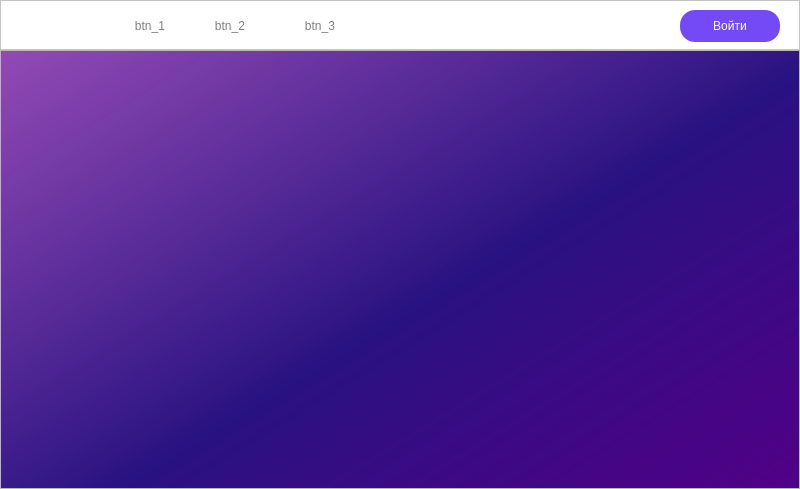
<?xml version="1.0" encoding="UTF-8"?>
<ui version="4.0">
 <class>GuestMainWindow</class>
 <widget class="QMainWindow" name="GuestMainWindow">
  <property name="enabled">
   <bool>true</bool>
  </property>
  <property name="geometry">
   <rect>
    <x>0</x>
    <y>0</y>
    <width>800</width>
    <height>489</height>
   </rect>
  </property>
  <property name="minimumSize">
   <size>
    <width>800</width>
    <height>480</height>
   </size>
  </property>
  <property name="windowTitle">
   <string>YourVoice</string>
  </property>
  <property name="styleSheet">
   <string notr="true">background-color: qlineargradient(spread:pad, x1:1, y1:1, x2:0, y2:0, stop:0 rgba(81, 0, 135, 255), stop:0.427447 rgba(41, 18, 129, 235), stop:1 rgba(155, 79, 185, 255));</string>
  </property>
  <property name="dockOptions">
   <set>QMainWindow::AllowTabbedDocks|QMainWindow::AnimatedDocks</set>
  </property>
  <widget class="QWidget" name="centralwidget">
   <layout class="QVBoxLayout" name="verticalLayout">
    <property name="spacing">
     <number>0</number>
    </property>
    <property name="leftMargin">
     <number>0</number>
    </property>
    <property name="topMargin">
     <number>0</number>
    </property>
    <property name="rightMargin">
     <number>0</number>
    </property>
    <property name="bottomMargin">
     <number>0</number>
    </property>
    <item>
     <widget class="QFrame" name="frame">
      <property name="minimumSize">
       <size>
        <width>0</width>
        <height>50</height>
       </size>
      </property>
      <property name="maximumSize">
       <size>
        <width>16777215</width>
        <height>50</height>
       </size>
      </property>
      <property name="styleSheet">
       <string notr="true">background-color: rgb(255, 255, 255);</string>
      </property>
      <property name="frameShape">
       <enum>QFrame::StyledPanel</enum>
      </property>
      <property name="frameShadow">
       <enum>QFrame::Raised</enum>
      </property>
      <widget class="QPushButton" name="LogInButton">
       <property name="geometry">
        <rect>
         <x>680</x>
         <y>10</y>
         <width>100</width>
         <height>32</height>
        </rect>
       </property>
       <property name="cursor">
        <cursorShape>PointingHandCursor</cursorShape>
       </property>
       <property name="styleSheet">
        <string notr="true">QPushButton {
    border-radius:  15px;
    background-color:  rgb(116,74,246);
    color: white;
}

QPushButton:hover {
    background-color: rgb(192,74,246);
    border: 1px solid rgb(116,74,246);
}

QPushButton:pressed {
    background-color:  red;
}</string>
       </property>
       <property name="text">
        <string>Войти</string>
       </property>
      </widget>
      <widget class="QLabel" name="LogoLabel">
       <property name="geometry">
        <rect>
         <x>10</x>
         <y>4</y>
         <width>45</width>
         <height>41</height>
        </rect>
       </property>
       <property name="text">
        <string/>
       </property>
       <property name="pixmap">
        <pixmap>img/logo.png</pixmap>
       </property>
       <property name="scaledContents">
        <bool>true</bool>
       </property>
      </widget>
      <widget class="QPushButton" name="EmptyButton1">
       <property name="geometry">
        <rect>
         <x>100</x>
         <y>10</y>
         <width>100</width>
         <height>32</height>
        </rect>
       </property>
       <property name="cursor">
        <cursorShape>PointingHandCursor</cursorShape>
       </property>
       <property name="styleSheet">
        <string notr="true">QPushButton {
    background-color:  none;
    border: none;
    color: grey;
}

QPushButton:hover {
     color: black;
}
</string>
       </property>
       <property name="text">
        <string>btn_1</string>
       </property>
      </widget>
      <widget class="QPushButton" name="EmptyButton2">
       <property name="geometry">
        <rect>
         <x>180</x>
         <y>10</y>
         <width>100</width>
         <height>32</height>
        </rect>
       </property>
       <property name="cursor">
        <cursorShape>PointingHandCursor</cursorShape>
       </property>
       <property name="styleSheet">
        <string notr="true">QPushButton {
    background-color:  none;
    border: none;
    color: grey;
}

QPushButton:hover {
     color: black;
}
</string>
       </property>
       <property name="text">
        <string>btn_2</string>
       </property>
      </widget>
      <widget class="QPushButton" name="EmptyButton3">
       <property name="geometry">
        <rect>
         <x>270</x>
         <y>10</y>
         <width>100</width>
         <height>32</height>
        </rect>
       </property>
       <property name="cursor">
        <cursorShape>PointingHandCursor</cursorShape>
       </property>
       <property name="styleSheet">
        <string notr="true">QPushButton {
    background-color:  none;
    border: none;
    color: grey;
}

QPushButton:hover {
     color: black;
}
</string>
       </property>
       <property name="text">
        <string>btn_3</string>
       </property>
      </widget>
     </widget>
    </item>
    <item>
     <widget class="QFrame" name="frame_2">
      <property name="styleSheet">
       <string notr="true">background-color: none;</string>
      </property>
      <property name="frameShape">
       <enum>QFrame::StyledPanel</enum>
      </property>
      <property name="frameShadow">
       <enum>QFrame::Raised</enum>
      </property>
      <widget class="QPushButton" name="RecordButton">
       <property name="enabled">
        <bool>true</bool>
       </property>
       <property name="geometry">
        <rect>
         <x>340</x>
         <y>190</y>
         <width>101</width>
         <height>91</height>
        </rect>
       </property>
       <property name="cursor">
        <cursorShape>PointingHandCursor</cursorShape>
       </property>
       <property name="mouseTracking">
        <bool>true</bool>
       </property>
       <property name="tabletTracking">
        <bool>false</bool>
       </property>
       <property name="autoFillBackground">
        <bool>false</bool>
       </property>
       <property name="styleSheet">
        <string notr="true">QPushButton {
    background-color:  none;
    border: none;
}

QPushButton:hover {
    border-radius: 45px;
    min-height: 50px;
    max-height: 50px;
    min-width: 50px;
    max-width: 50px;
    background-color: rgba(200,68,129, 0.5);
}

QPushButton:pressed {
    border-radius: 45px;
    min-height: 50px;
    max-height: 50px;
    min-width: 50px;
    max-width: 50px;
    background-color: rgba(125,245,249, 0.5);
}</string>
       </property>
       <property name="text">
        <string/>
       </property>
       <property name="icon">
        <iconset>
         <normaloff>img/voice_btn.png</normaloff>img/voice_btn.png</iconset>
       </property>
       <property name="iconSize">
        <size>
         <width>90</width>
         <height>90</height>
        </size>
       </property>
       <property name="checkable">
        <bool>false</bool>
       </property>
       <property name="checked">
        <bool>false</bool>
       </property>
      </widget>
      <widget class="QLabel" name="VoiceLabel">
       <property name="geometry">
        <rect>
         <x>0</x>
         <y>160</y>
         <width>801</width>
         <height>151</height>
        </rect>
       </property>
       <property name="text">
        <string/>
       </property>
       <property name="pixmap">
        <pixmap>img/voice.png</pixmap>
       </property>
       <property name="scaledContents">
        <bool>true</bool>
       </property>
       <property name="wordWrap">
        <bool>false</bool>
       </property>
       <property name="openExternalLinks">
        <bool>false</bool>
       </property>
      </widget>
      <zorder>VoiceLabel</zorder>
      <zorder>RecordButton</zorder>
     </widget>
    </item>
   </layout>
  </widget>
 </widget>
 <resources/>
 <connections/>
</ui>
